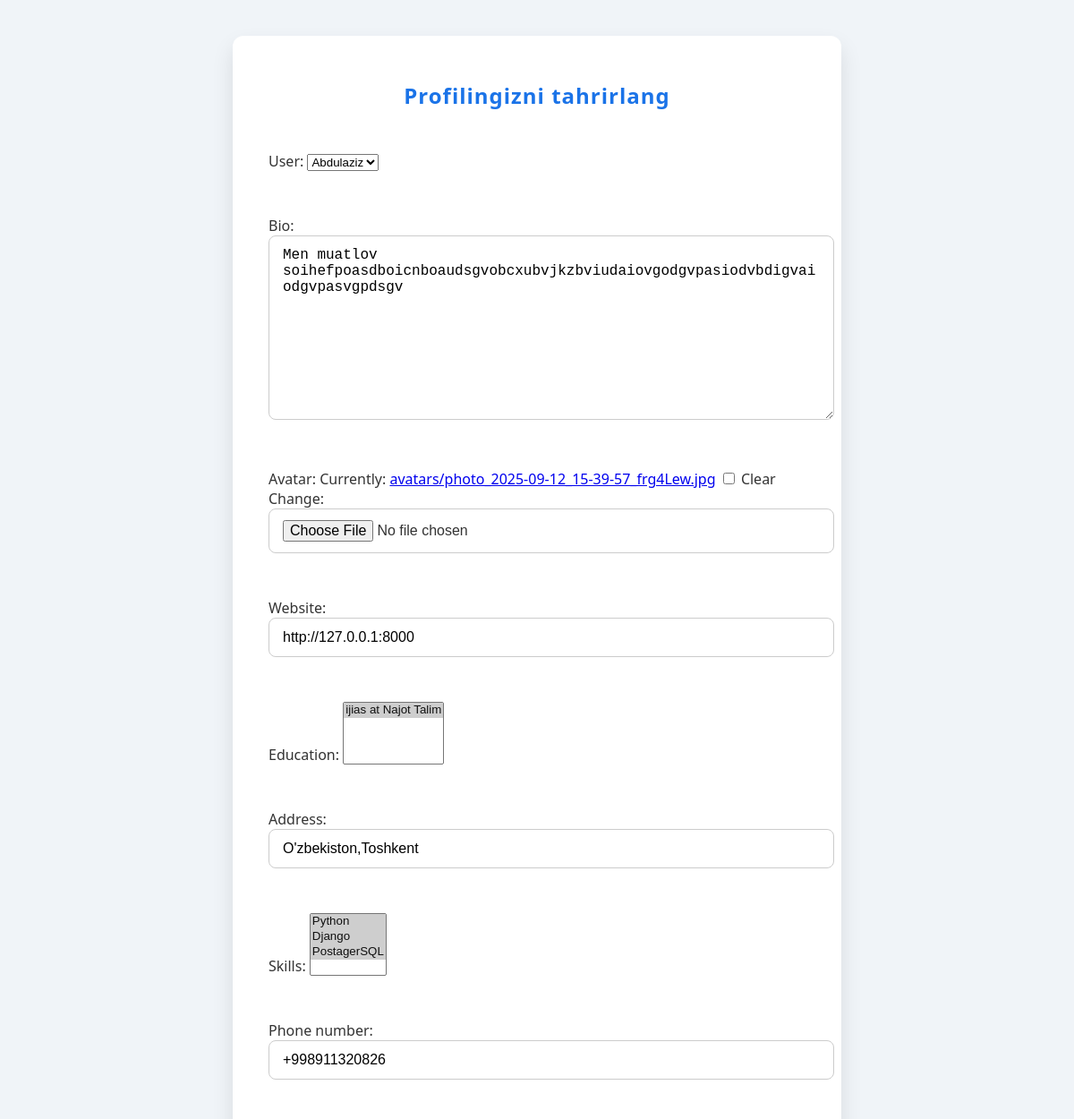
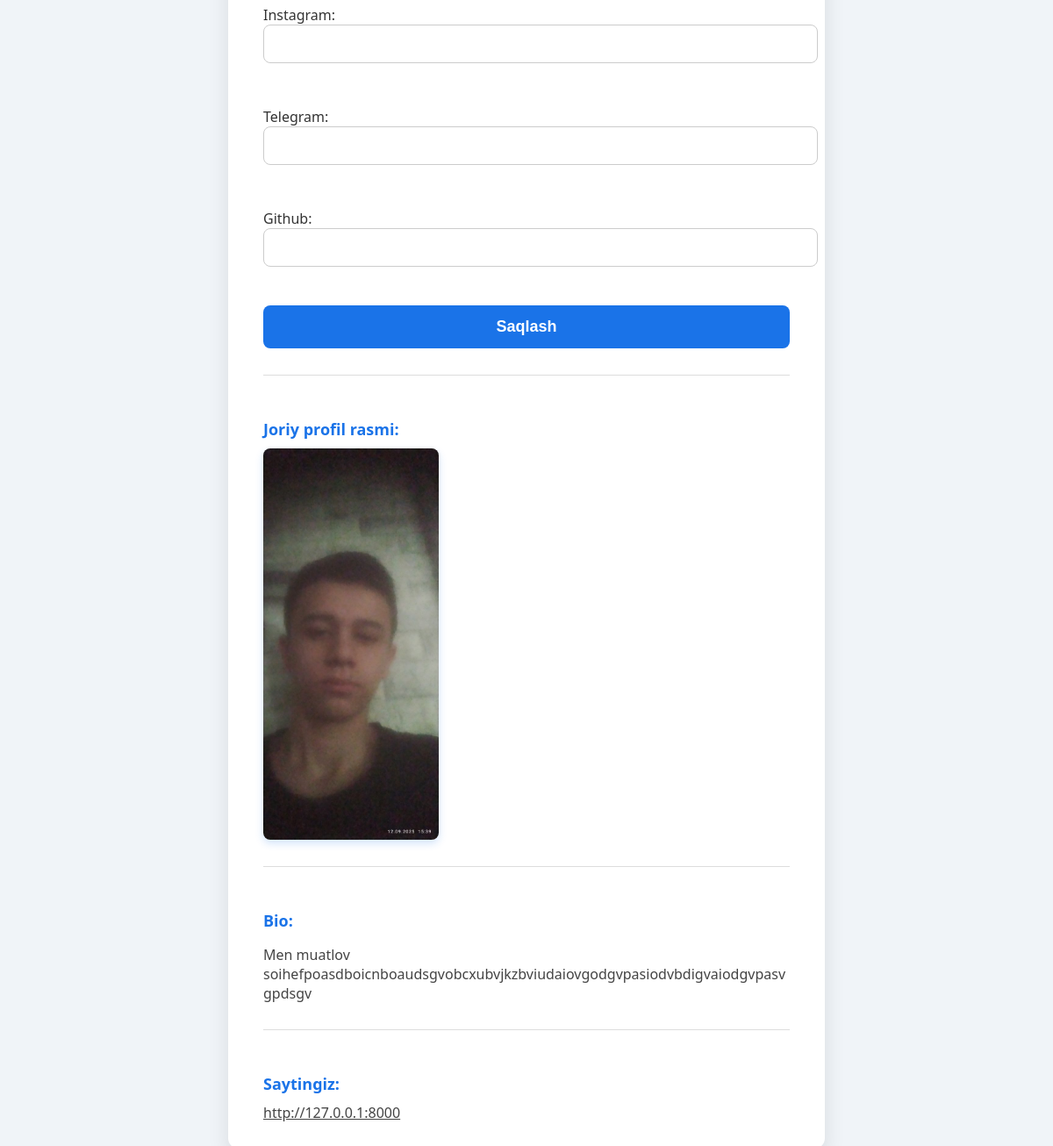
The page /profile/ (signed in) on the database as committed earlier (2 pictures, top to bottom).
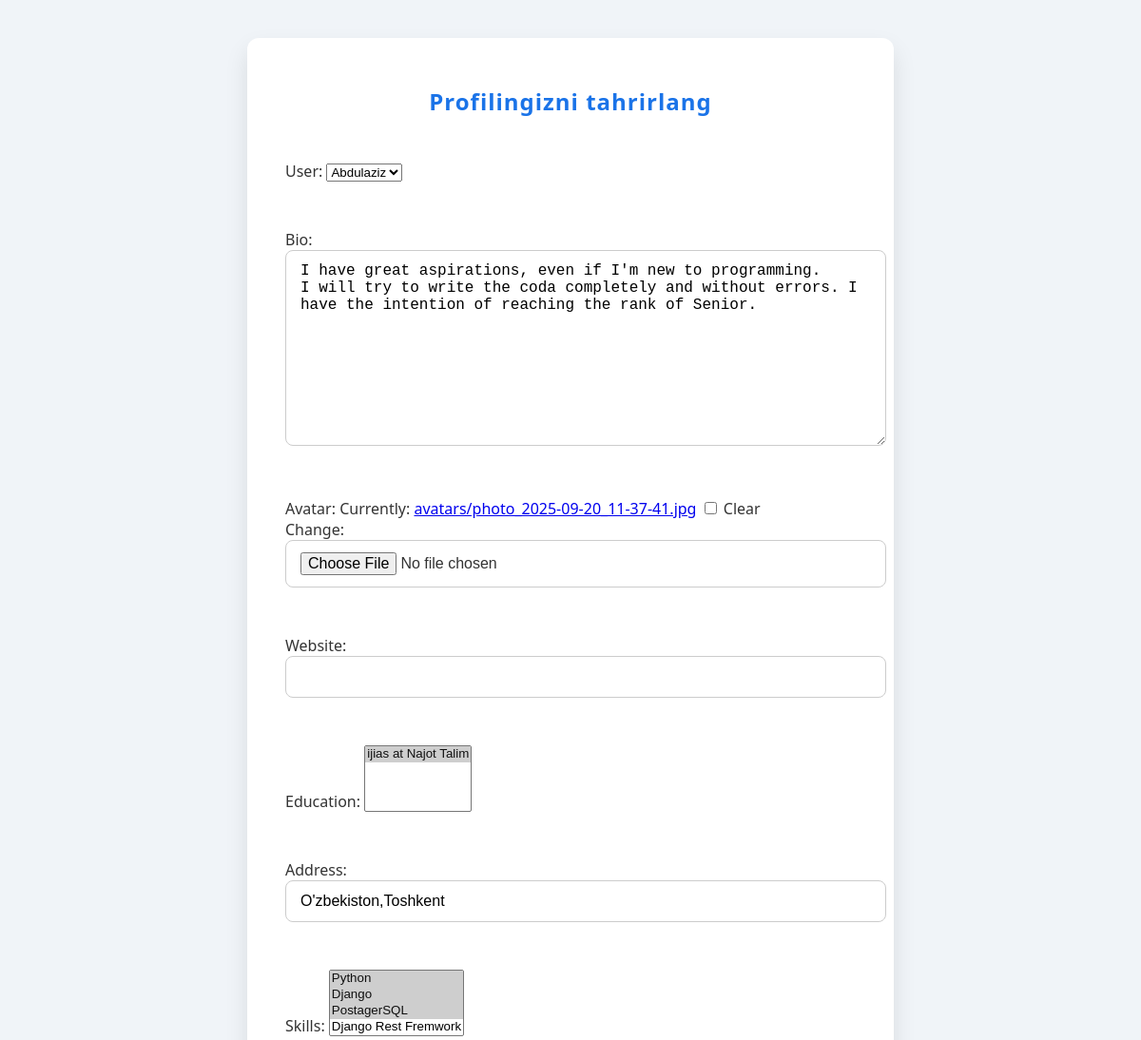
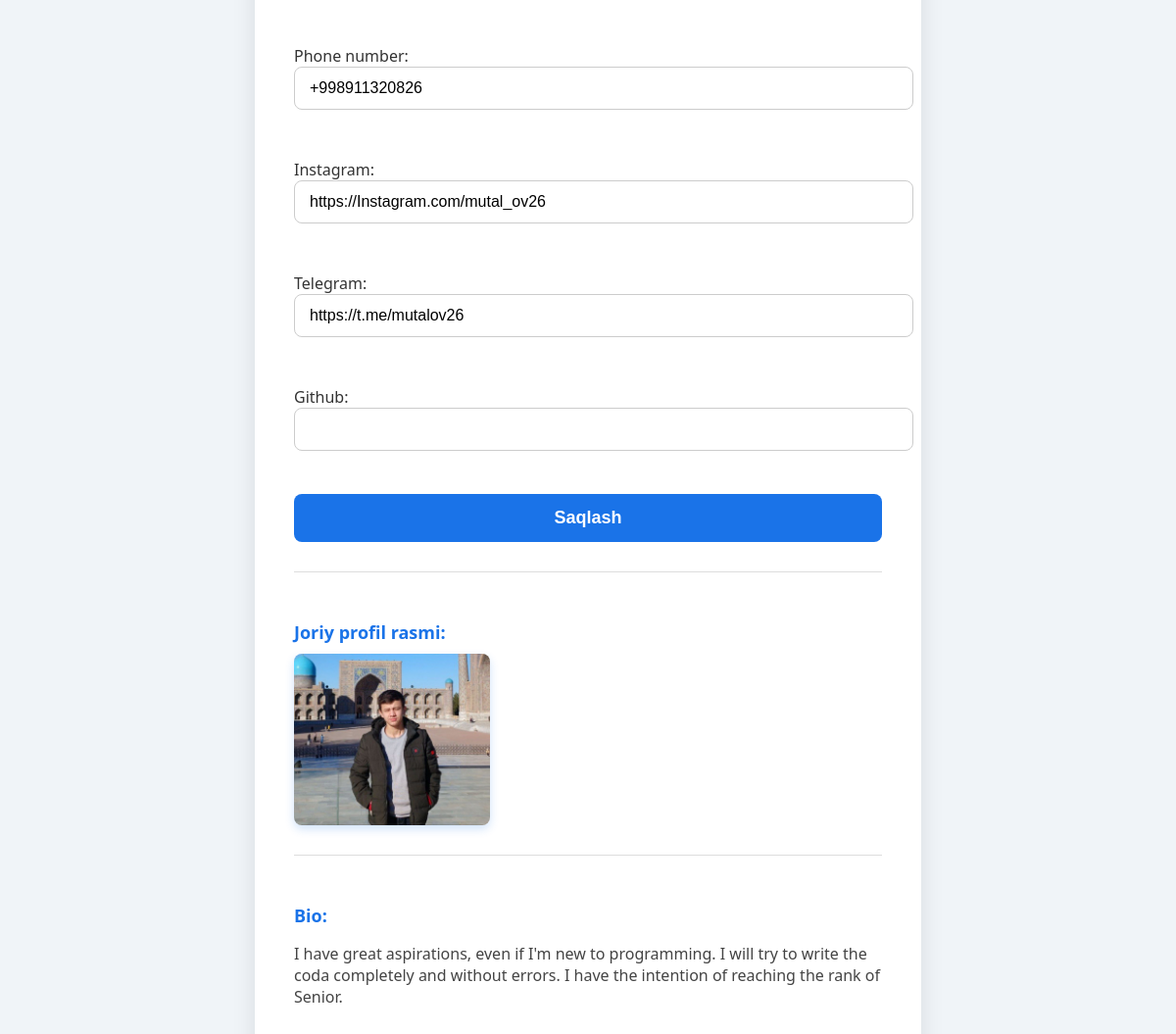
The same page on the database as committed later (2 pictures, top to bottom).
### app1/models.py (models this page shows, shortened)
class UserProfil(models.Model):
    user = models.OneToOneField(User, on_delete=models.CASCADE)
    bio = models.TextField(blank=True, null=True)
    avatar = models.ImageField(upload_to='avatars/', blank=True, null=True)
    website = models.URLField(blank=True, null=True)
    education = models.ManyToManyField(Education, blank=True)
    address = models.CharField(max_length=255, blank=True, null=True)
    skills = models.ManyToManyField(Skill, blank=True)
    phone_number = models.CharField(max_length=15, blank=True, null=True)
    instagram = models.URLField(blank=True, null=True)
    telegram = models.URLField(blank=True, null=True)
    github=models.URLField(blank=True, null=True)

### app1/views.py (the view, shortened to what this page needs)
# urls.py: path('profile/', ProfileView, name='profile_view'),
@login_required(login_url='login_user')
def ProfileView(request):
    if request.method == 'GET':
        profil = get_object_or_404(UserProfil, user=request.user)
        form = UserProfilForm(instance=profil)
        context = {
            'title': 'Profilni tahrirlash',
            'form': form,
            'profil': profil,
        }
    return render(request, 'profil_update.html', context=context)

### app1/forms.py
class UserProfilForm(forms.ModelForm):
    class Meta:
        model = UserProfil
        fields = '__all__'

### app1/models.py (called while the page is built)
    def __str__(self):
        return f"{self.degree} at {self.institution}"

    def __str__(self):
        return self.name

### app1/templates/profil_update.html (shortened to what this page needs)
<!DOCTYPE html>
<html lang="uz">
<head>
</head>
<body>
    {% block content %}
    <div class="container">
        <h2>Profilingizni tahrirlang</h2>
        <form method="POST" enctype="multipart/form-data">
            {{ form.as_p }}
            <button type="submit">Saqlash</button>
        </form>
        {% if profil.avatar %}
        <div class="profile-info">
            <h4>Joriy profil rasmi:</h4>
            <img src="{{ profil.avatar.url }}" alt="Profil rasmi" />
        </div>
        {% endif %}
        {% if profil.bio %}
        <div class="profile-info">
            <h4>Bio:</h4>
            <p>{{ profil.bio }}</p>
        </div>
        {% endif %}
        {% if profil.website %}
        <div class="profile-info">
            <h4>Saytingiz:</h4>
            <a href="{{ profil.website }}" target="_blank" rel="noopener noreferrer">{{ profil.website }}</a>
        </div>
        {% endif %}
    </div>
    {% endblock %}
</body>
</html>

### app1/templates/profil_update.html (style rules this page uses)
body { background: #f0f4f8; font-family: 'Segoe UI', Tahoma, Geneva, Verdana, sans-serif; padding: 40px 20px; margin: 0; display: flex; justify-content: center; min-height: 100vh; color: #333; }
.container { background: #fff; max-width: 600px; width: 100%; padding: 30px 40px; border-radius: 12px; box-shadow: 0 12px 24px rgba(0, 0, 0, 0.1); }
h2 { text-align: center; margin-bottom: 30px; color: #1a73e8; font-weight: 700; letter-spacing: 1px; }
form { display: flex; flex-direction: column; gap: 18px; }
form input[type="text"], form input[type="url"], form input[type="file"], form textarea { width: 100%; padding: 12px 15px; font-size: 16px; border: 1.8px solid #ccc; border-radius: 8px; transition: border-color 0.3s ease, box-shadow 0.3s ease; outline: none; resize: vertical; }
button[type="submit"] { background-color: #1a73e8; color: #fff; padding: 14px; font-size: 18px; border: none; border-radius: 8px; cursor: pointer; font-weight: 600; transition: background-color 0.3s ease; margin-top: 10px; }
.profile-info { margin-top: 30px; border-top: 1px solid #ddd; padding-top: 25px; }
.profile-info h4 { margin-bottom: 10px; color: #1a73e8; font-weight: 600; font-size: 18px; }
.profile-info p, .profile-info a { font-size: 16px; color: #444; word-wrap: break-word; }
.profile-info img { max-width: 200px; border-radius: 8px; box-shadow: 0 4px 10px rgba(26, 115, 232, 0.2); display: block; margin-top: 10px; }

Rows that differ between the two databases and show on the page:
changed UserProfil "Abdulaziz": bio "Men muatlov soihefpoasdboicnboaudsgvobcxubvjkzbviudaiovgodgvpasiodvbdigvaiodgvpasvgpdsgv" → "I have great aspirations, even if I'm new to programming. I will try to write the coda completely and without errors. I have the intention of reaching the rank of Senior."; website "http://127.0.0.1:8000" → (not shown); instagram (not shown) → "https://Instagram.com/mutal_ov26"; telegram (not shown) → "https://t.me/mutalov26"; avatar: a different picture
Other text that changed with them:
form field skills: "Python ☑ / Django ☑ / PostagerSQL ☑" → "Python ☑ / Django ☑ / PostagerSQL ☑ / Django Rest Fremwork"
text no longer shown: "User: Bio: Avatar: Currently: avatars/photo_2025-09-12_15-39-57_frg4Lew.jpg Clear Change: Website: Education: Address: Skills: Phone number: Instagram: Telegram: Github: Saytingiz:"
text now shown: "User: Bio: Avatar: Currently: avatars/photo_2025-09-20_11-37-41.jpg Clear Change: Website: Education: Address: Skills: Phone number: Instagram: Telegram: Github:"
